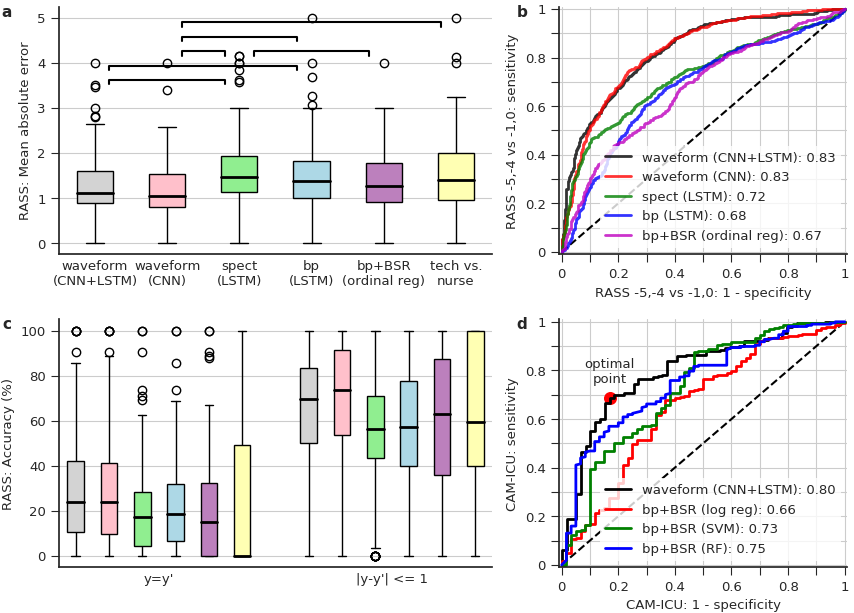

The Python source for this figure:
import os
import pickle
import sys
import numpy as np
import pandas as pd
from scipy.stats import *
from scipy.interpolate import InterpolatedUnivariateSpline as interp1d
from scipy.optimize import minimize
from sklearn.utils.class_weight import compute_class_weight
from sklearn.metrics import roc_auc_score, roc_curve, cohen_kappa_score, confusion_matrix, balanced_accuracy_score
from sklearn.calibration import calibration_curve, CalibratedClassifierCV
from kw_dunn import kw_dunn
import matplotlib.pyplot as plt
from matplotlib import cm
import matplotlib
matplotlib.rc('pdf', fonttype=42)
matplotlib.rc('font', **{'size': 9.5})
import matplotlib.gridspec as gridspec
import seaborn
seaborn.set_style('ticks')


def report_performance(y, yp, patients, prefix='', Nbt=1000, random_state=None):
    np.random.seed(random_state)
    
    ndim = yp.ndim
    if ndim==2:
        yp2d = yp
        yp = np.argmax(yp, axis=1)
    
    y = y.astype(int)
    cw = compute_class_weight('balanced', [0,1,2,3,4,5], y)
    ww = cw[y]
    
    unique_patients = np.unique(patients)
    diff = np.abs(y-yp)
    maes = np.array([np.sum(diff[patients==upt]*ww[patients==upt])/ww[patients==upt].sum() for upt in unique_patients])
    acc0s = np.array([np.sum((diff[patients==upt]==0)*ww[patients==upt])/ww[patients==upt].sum() for upt in unique_patients])
    acc1s = np.array([np.sum((diff[patients==upt]<=1)*ww[patients==upt])/ww[patients==upt].sum() for upt in unique_patients])
    acc2s = np.array([np.sum((diff[patients==upt]<=2)*ww[patients==upt])/ww[patients==upt].sum() for upt in unique_patients])
    
    kappa6 = cohen_kappa_score(y, yp)
    kappa6_bt = []
    for bti in range(Nbt):
        btids = np.random.choice(len(y), len(y), replace=True)
        kappa6_bt.append(cohen_kappa_score(y[btids], yp[btids]))
        
    mapping = {0:0,1:0,2:1,3:1,4:2,5:2}
    y3 = np.array([mapping[i] for i in y if i in mapping])
    yp3 = np.array([mapping[i] for i in yp if i in mapping])
    kappa3 = cohen_kappa_score(y3, yp3)
    kappa3_bt = []
    for bti in range(Nbt):
        btids = np.random.choice(len(y3), len(y3), replace=True)
        kappa3_bt.append(cohen_kappa_score(y3[btids], yp3[btids]))
    
    print('%s MAE %.3f, acc0 %.3f, acc1 %.3f, acc2 %.3f, kappa6 %.3f, kappa3 %.3f'%(prefix, np.median(maes), np.median(acc0s), np.median(acc1s), np.median(acc2s), kappa6, kappa3))
    #print(pearsonr(y,yp), spearmanr(y,yp))
    return maes, acc0s, acc1s, acc2s, kappa6, kappa6_bt, kappa3, kappa3_bt
    

def bootstrap_ROC(y, yp, Nbt=1000, alpha=0.05, return_interval=True, random_state=None):
    auc = roc_auc_score(y, yp) 
    fpr, tpr, _ = roc_curve(y, yp)
    fpr2 = np.sort(np.unique(fpr))
    
    tprs = []
    aucs = []
    if random_state is not None:
        np.random.seed(random_state)
    for _ in range(Nbt):
        bt_ids = np.random.choice(len(y), len(y), replace=True)
        y_bt = y[bt_ids]
        yp_bt = yp[bt_ids]

        xx, yy, _ = roc_curve(y_bt, yp_bt)
        xx_unique = np.sort(np.unique(xx))
        yy = np.array([yy[xx==xxx].mean() for xxx in xx_unique])
        xx = xx_unique
        foo = interp1d(xx, yy, k=3)#, kind='cubic')
        tprs.append(foo(fpr2))

        aa = roc_auc_score(y_bt, yp_bt)
        aucs.append(aa)
        
    fpr, tpr, tt = roc_curve(y, yp)
    
    tprs = np.array(tprs)
    aucs = np.array(aucs)
    if return_interval:
        auc_CI = np.percentile(aucs, (alpha*100/2., 100-alpha*100/2.))
        tpr_CI = np.percentile(tprs, (alpha*100/2., 100-alpha*100/2.), axis=0)
    else:
        auc_CI = aucs
        tpr_CI = tprs
    return auc, auc_CI, fpr, tpr, tt, fpr2, tpr_CI


def get_best_operation_point(y, yp, method):
    # Unal, I., 2017.
    # Defining an optimal cut-point value in roc analysis: an alternative approach.
    # Computational and mathematical methods in medicine, 2017.
    fpr, tpr, tt = roc_curve(y, yp)
    
    if method.lower().startswith('se') or method.lower().startswith('sp'):
        #fpr_unique = np.sort(np.unique(fpr))
        #tpr_unique = np.array([tpr[fpr==x].mean() for x in fpr_unique])
        #foo = interp1d(tpr_unique, fpr_unique, kind='cubic')
        if method.lower().startswith('se'):
            tpr_best_ = float(method[2:])
            tpr_best = tpr_best_
            #fpr_best = foo(tpr_best)
            best_i = np.where(np.abs(tpr-tpr_best_)<=np.min(np.abs(tpr-tpr_best_)))[0] # possible to have multiple min
            best_i = best_i[np.argmin(fpr[best_i])]
        else:
            fpr_best_ = 1-float(method[2:])
            fpr_best = fpr_best_
            #tpr_best = foo(fpr_best)
            best_i = np.where(np.abs(fpr-fpr_best_)<=np.min(np.abs(fpr-fpr_best_)))[0] # possible to have multiple min
            best_i = best_i[np.argmax(tpr[best_i])]
    elif method=='chi2':
        chi2s = []
        N = len(y)
        ids = []
        for i in range(len(tt)):
            #se = tpr[i]
            #sp = 1-fpr[i]
            s = np.sum((y==0)&(yp<=tt[i]))
            r = np.sum((y==0)&(yp>tt[i]))
            u = np.sum((y==1)&(yp<=tt[i]))
            v = np.sum((y==1)&(yp>tt[i]))
            if s+r==0 or u+v==0 or s+u==0 or r+v==0:
                continue
            chi2 = 1.*N*(s*v-u*r)**2 / (s+r) / (u+v) / (s+u) / (r+v)
            ids.append(i)
            chi2s.append(chi2)
        best_i = np.array(ids)[np.argmax(chi2s)]
    elif method=='Youden':
        best_i = np.argmax(tpr-fpr)
    elif method=='closest01':
        best_i = np.argmin((1-tpr)**2+fpr**2)
    elif method=='CZ':
        best_i = np.argmax(tpr*(1-fpr))
    elif method=='IU':
        auc = roc_auc_score(y, yp)
        best_i = np.argmin(np.abs(tpr-auc) + np.abs(1-fpr-auc))
    else:
        raise NotImplementedError('Unknown method %s'%method)
        
    return fpr[best_i], tpr[best_i], tt[best_i], best_i
        

def pearsonr_CI(x, y, alpha=0.05):
    ''' calculate Pearson correlation along with the confidence interval using scipy and numpy
    Parameters
    ----------
    x, y : iterable object such as a list or np.array
      Input for correlation calculation
    alpha : float
      Significance level. 0.05 by default
    Returns
    -------
    r : float
      Pearson's correlation coefficient
    pval : float
      The corresponding p value
    lo, hi : float
      The lower and upper bound of confidence intervals
    '''
    r, p = pearsonr(x,y)
    r_z = np.arctanh(r)
    se = 1/np.sqrt(x.size-3)
    z = norm.ppf(1-alpha/2)
    lo_z, hi_z = r_z-z*se, r_z+z*se
    lo, hi = np.tanh((lo_z, hi_z))
    return r, p, lo, hi



    
if __name__=='__main__':
    if len(sys.argv)>=2:
        if 'pdf' in sys.argv[1].lower():
            display_type = 'pdf'
        elif 'png' in sys.argv[1].lower():
            display_type = 'png'
        else:
            display_type = 'show'
    else:
        raise SystemExit('python %s show/png/pdf'%__file__)

    random_state = 2019
    types = ['waveform\n(CNN+LSTM)', 'waveform\n(CNN)', 'spect\n(LSTM)', 'bp\n(LSTM)', 'bp+BSR\n(ordinal reg)', 'tech vs.\nnurse']
    key2path = {'waveform\n(CNN+LSTM)':'../RASS_prediction/results',
                'waveform\n(CNN)': '../RASS_prediction/results',
                'spect\n(LSTM)': '../RASS_prediction/results_spect',
                'bp\n(LSTM)': '../RASS_prediction/results_bandpower',
                'bp+BSR\n(ordinal reg)': '../RASS_prediction/results_baselinemodel/results_rass.pickle',
                'tech vs.\nnurse': 'IRR.pickle'}
    ntypes = len(types)
    
    y = {}
    yp = {}
    patients = {}
    maes = {}
    acc0s = {}
    acc1s = {}
    acc2s = {}
    for type_ in types:
        result_path = key2path[type_]

        if type_=='bp+BSR\n(ordinal reg)':
            with open(result_path, 'rb') as ff:
                ys_rass, yps_rass, patients_rass = pickle.load(ff)
            clf = 'ordinal_regression'
            this_y = np.array(ys_rass[clf])
            this_yp = np.array(yps_rass[clf])
            this_patients = np.array(patients_rass[clf])

        elif type_=='tech vs.\nnurse':
    
            # load tech performance

            with open(result_path, 'rb') as ff:
                ynurses, yresearchers, time_diffs, patients_, researchers = pickle.load(ff)
            this_y = np.concatenate([ynurses[r] for r in researchers])
            this_yp = np.concatenate([yresearchers[r] for r in researchers])
            this_patients = np.concatenate([patients_[r] for r in researchers])
            
            ids = np.in1d(this_y, [-5,-4,-3,-2,-1,0])&np.in1d(this_yp, [-5,-4,-3,-2,-1,0])
            this_y = this_y[ids]+5
            this_yp = this_yp[ids]+5
            this_patients = this_patients[ids]
        else:
            result_folds = sorted(filter(lambda x:x.startswith('results_RASS_fold') and x.endswith('.pickle'), os.listdir(result_path)), key=lambda x:int(x[17:-7]))
            this_y = []
            this_yp = []
            this_yp_cnn = []
            this_patients = []
            for result_file in result_folds:
                with open(os.path.join(result_path, result_file), 'rb') as ff:
                    res = pickle.load(ff)
                this_patients.extend(res['te']['patients'])
                this_y.extend(res['te']['y'])
                if type_=='waveform\n(CNN)':
                    this_yp_cnn.extend(res['ypte_avg_cnn'])
                else:
                    this_yp.extend(res['ypte_avg'])
            
        patients[type_] = np.array(this_patients)
        y[type_] = np.array(this_y)
        if type_=='waveform\n(CNN)':
            yp[type_] = np.array(this_yp_cnn)
        else:
            yp[type_] = np.array(this_yp)
        maes[type_], acc0s[type_], acc1s[type_], acc2s[type_], _,_,_,_ = report_performance(y[type_], yp[type_], patients[type_], prefix=type_, Nbt=0, random_state=random_state)
        
        
    panel_xoffset = -0.11
    panel_yoffset = 1.01
    colors = 'krgbm'
    cmap = cm.get_cmap('Set3')
    colors2 = ['lightgray', 'pink', 'lightgreen', 'lightblue'] + [cmap(0.8), cmap(0.1)]
    medianprops = dict(linewidth=2, color='k')
    figsize = (8.8, 6.4)
    plt.close()
    if display_type=='pdf':
        fig=plt.figure(figsize=figsize,dpi=600)
    else:
        fig=plt.figure(figsize=figsize)
    gs = gridspec.GridSpec(2,2, width_ratios=[3,2])

    # RASS MAE
    ax = fig.add_subplot(gs[0,0])
    bp = ax.boxplot([maes[type_] for type_ in types], labels=types, medianprops=medianprops, patch_artist=True)
    for patch, cc in zip(bp['boxes'], colors2):
        patch.set_facecolor(cc)
    H, p_omnibus, Z_pairs, p_corrected, reject = kw_dunn([maes[type_] for type_ in types])
    # plot significance stars
    xoffset = 0.2
    yoffset = 0.32
    cc = 0
    cc2 = 0
    yorder = np.arange(100)
    x1s = []
    x2s = []
    ys = []
    print('\nRASS MAE')
    print(p_corrected)
    for i in range(ntypes):
        for j in range(i+1,ntypes):
            if reject[cc]:
                print('%s %s %s (p = %f)'%(types[i].replace('\n',' '), '>' if np.median(maes[types[i]])>np.median(maes[types[j]]) else '<', types[j].replace('\n',' '), p_corrected[cc]))
                x1s.append(i+1)
                x2s.append(j+1)
                ys.append(yorder[cc2])
                cc2 += 1
            cc += 1
    ys[-1] = ys[2]
    for i, j, yo in zip(x1s, x2s, ys):
        ax.plot([i+xoffset]*2+[j-xoffset]*2, np.array([3.2,3.3,3.3,3.2])+yo*yoffset+yoffset, c='k')
        #ax.text((i+j)/2., 3.3+yo*yoffset+yoffset, '*', ha='center', va='bottom', weight='bold')#fontsize=16)
    ax.tick_params(axis='x', which='both', length=0)
    ax.set_ylabel('RASS: Mean absolute error')
    ax.yaxis.grid(True)
    ax.text(panel_xoffset,panel_yoffset,'a',ha='right',va='top',transform=ax.transAxes,fontsize=11, fontweight='bold')
    seaborn.despine(ax=ax)

    # RASS AUC
    
    auc_CIs = {}
    for i, type_ in enumerate(types[:-1]):
        ids = np.in1d(y[type_], [0,1,4,5])
        yy = (y[type_][ids]>2).astype(float)
        #yyp = yp[type_][ids][:,-2:].sum(axis=1)
        yyp = yp[type_][ids][:,-2:].sum(axis=1)/(yp[type_][ids][:,:2].sum(axis=1)+yp[type_][ids][:,-2:].sum(axis=1))
        auc, auc_CI, fpr, tpr, tt, fpr_CI, tpr_CI = bootstrap_ROC(yy, yyp, return_interval=False, random_state=random_state+i)
        auc_CIs[type_] = auc_CI
    H, p_omnibus, Z_pairs, p_corrected, reject = kw_dunn([auc_CIs[type_] for type_ in types[:-1]])
    cc = 0
    print('\nRASS AUC')
    print(p_corrected)
    for i in range(ntypes-1):
        for j in range(i+1,ntypes-1):
            if reject[cc]:
                print('%s %s %s (p = %f)'%(types[i].replace('\n',' '), '>' if np.median(auc_CIs[types[i]])>np.median(auc_CIs[types[j]]) else '<', types[j].replace('\n',' '), p_corrected[cc]))
            cc += 1
            
    ticks = np.arange(0,1.1,0.1)
    ticklabels = ['0','','0.2','','0.4','','0.6','','0.8','','1']
    random_state = 2018
    ax = fig.add_subplot(gs[0,1])
    ax.plot([0,1], [0,1], 'k--')
    for i, type_ in enumerate(types):
        if type_=='tech vs.\nnurse':
            continue
        ids = np.in1d(y[type_], [0,1,4,5])
        yy = (y[type_][ids]>2).astype(float)
        #yyp = yp[type_][ids][:,-2:].sum(axis=1)
        yyp = yp[type_][ids][:,-2:].sum(axis=1)/(yp[type_][ids][:,:2].sum(axis=1)+yp[type_][ids][:,-2:].sum(axis=1))
        fpr, tpr, _ = roc_curve(yy, yyp)
        auc = roc_auc_score(yy, yyp)
        ax.plot(fpr, tpr, c=colors[i], lw=2, alpha=0.8, label='%s: %.2f'%(type_.replace('\n',' '), auc))
        #print(type_, auc, auc_CI)
    ax.legend(loc='lower right', facecolor='w', edgecolor='none', frameon=True, framealpha=0.8)
    ax.grid(True)
    ax.set_xlim([-0.01, 1.01])
    ax.set_ylim([-0.01, 1.01])
    ax.set_xlabel('RASS -5,-4 vs -1,0: 1 - specificity')
    ax.set_ylabel('RASS -5,-4 vs -1,0: sensitivity')
    ax.text(panel_xoffset,panel_yoffset,'b',ha='right',va='top',transform=ax.transAxes,fontsize=11, fontweight='bold')
    ax.set_yticks(ticks)
    ax.set_yticklabels(ticklabels)
    ax.set_xticks(ticks)
    ax.set_xticklabels(ticklabels)
    seaborn.despine(ax=ax)

    # RASS acc
    tols = [0,1]#,2]
    ax = fig.add_subplot(gs[1,0])
    xpos = np.concatenate([np.arange(ntypes)+(ntypes+1)*tt for tt in tols])
    accs = []
    for tt in tols:
        if tt==0:
            accs_ = acc0s
        elif tt==1:
            accs_ = acc1s
        elif tt==2:
            accs_ = acc2s
        H, p_omnibus, Z_pairs, p_corrected, reject = kw_dunn([accs_[type_] for type_ in types])
        cc = 0
        print('\nRASS Acc%d'%tt)
        print(p_corrected)
        for i in range(ntypes):
            for j in range(i+1,ntypes):
                if reject[cc]:
                    print('%s %s %s (p = %f)'%(types[i].replace('\n',' '), '>' if np.median(accs_[types[i]])>np.median(accs_[types[j]]) else '<', types[j].replace('\n',' '), p_corrected[cc]))
                cc += 1
        for type_ in types:
            accs.append(accs_[type_]*100.)
    print([np.median(acc) for acc in accs])
    bp = ax.boxplot(accs, positions=xpos, medianprops=medianprops, patch_artist=True)
    for i, patch in enumerate(bp['boxes']):
        patch.set_facecolor(colors2[i%ntypes])
    xticks = np.concatenate([[(ntypes-1)/2.+(ntypes+1)*tt] for tt in tols])
    xticklabels = ['y=y\'' if tt==0 else '|y-y\'| <= %d'%tt for tt in tols]
    ax.set_xticks(xticks)
    ax.set_xticklabels(xticklabels)
    ax.tick_params(axis='x', which='both', length=0)
    ax.set_ylabel('RASS: Accuracy (%)')
    ax.yaxis.grid(True)
    ax.set_ylim([-5,105])
    ax.text(panel_xoffset,panel_yoffset,'c',ha='right',va='top',transform=ax.transAxes,fontsize=11, fontweight='bold')
    seaborn.despine(ax=ax)

    # CAM-ICU AUC
    ax = fig.add_subplot(gs[1,1])
    ax.plot([0,1], [0,1], 'k--')

    types = ['CNN+LSTM', 'logistic_regression', 'svm', 'rf']
    ntypes = len(types)
    types_txt = ['waveform (CNN+LSTM)', 'bp+BSR (log reg)', 'bp+BSR (SVM)', 'bp+BSR (RF)']
    with open('../RASS_prediction/results_baselinemodel/results_camicu.pickle', 'rb') as ff:
        res_baseline = pickle.load(ff)
                
    n_fix_layer = 5
    
    auc_CIs = []
    for i, type_ in enumerate(types):
        if type_=='CNN+LSTM':
            y = []
            yp = []
            for jj in range(10):
                file_path = '../CAMICU_prediction/results/results_CAMICU_fold %d_nfix%d.pickle'%(jj+1,n_fix_layer)
                with open(file_path, 'rb') as ff:
                    res = pickle.load(ff)
                y.extend(res['te']['y'][:,-1])
                yp.extend(res['ypte_avg'])
            y = np.array(y)
            yp = np.array(yp)

            auc, auc_CI, fpr, tpr, tt, fpr_CI, tpr_CI = bootstrap_ROC(y, yp, return_interval=False, random_state=random_state+i)
            auc_CIs.append(auc_CI)
            sens = []
            spes = []
            thres = []
            methods = ['se0.6', 'se0.7', 'se0.8', 'se0.9',
                       'sp0.6', 'sp0.7', 'sp0.8', 'sp0.9',
                       'chi2', 'Youden', 'CZ']#, 'IU', 'closest01'
            for method in methods:
                fpr_best, tpr_best, thres_best, best_i = get_best_operation_point(y, yp, method)
                sens.append(tpr_best)
                spes.append(1-fpr_best)
                thres.append(thres_best)
            perf_table = pd.DataFrame(data={'tols': thres, 'Sensitivity':sens, 'Specificity': spes}, index=methods)
            perf_table = perf_table[['tols', 'Sensitivity', 'Specificity']]
            perf_table.to_csv('delirium_operation_points.csv', sep=',', index=True)
            print(perf_table)

            markers = 'o*s^v'
            ids = list(range(len(perf_table)-1, len(perf_table)))
            #ax.fill_between(fpr_CI, tpr_CI[0], tpr_CI[1], color=colors[i], alpha=0.3)
            for i in range(len(ids)):
                ax.text(1-perf_table.loc[methods[ids[i]], 'Specificity'], perf_table.loc[methods[ids[i]], 'Sensitivity']+0.05,
                        'optimal\npoint', ha='center', va='bottom')
                ax.scatter([1-perf_table.loc[methods[ids[i]], 'Specificity']], [perf_table.loc[methods[ids[i]], 'Sensitivity']],
                           c='r', s=70, marker=markers[i])#, label='optimal point')#methods[ids[i]])
            ax.plot(fpr, tpr, lw=2, c=colors[i], label='%s: %.2f'%(types_txt[i], auc))#, auc_CI[0], auc_CI[1]))
        else:
            y = res_baseline[0][type_]
            yp = res_baseline[1][type_]
            auc, auc_CI, fpr, tpr, tt, fpr_CI, tpr_CI = bootstrap_ROC(y, yp, return_interval=False, random_state=random_state+i)
            auc_CIs.append(auc_CI)
            ax.plot(fpr, tpr, lw=2, c=colors[i], label='%s: %.2f'%(types_txt[i], auc))#, auc_CI[0], auc_CI[1]))
            
    print('\nCAM-ICU AUC')
    H, p_omnibus, Z_pairs, p_corrected, reject = kw_dunn(auc_CIs)
    print(p_corrected)
    cc = 0
    for i in range(ntypes):
        for j in range(i+1,ntypes):
            if reject[cc]:
                print('%s %s %s (p = %f)'%(types[i].replace('\n',' '), '>' if np.median(auc_CIs[i])>np.median(auc_CIs[j]) else '<', types[j].replace('\n',' '), p_corrected[cc]))
            cc += 1
            
    ax.legend(loc='lower right', facecolor='w', edgecolor='none', frameon=True, framealpha=0.8)
    ax.set_xlabel('CAM-ICU: 1 - specificity')
    ax.set_ylabel('CAM-ICU: sensitivity')
    ax.grid(True)
    ax.set_xlim([-0.01, 1.01])
    ax.set_ylim([-0.01, 1.01])
    ax.text(panel_xoffset,panel_yoffset,'d',ha='right',va='top',transform=ax.transAxes,fontsize=11, fontweight='bold')
    ax.set_yticks(ticks)
    ax.set_yticklabels(ticklabels)
    ax.set_xticks(ticks)
    ax.set_xticklabels(ticklabels)
    seaborn.despine(ax=ax)

    plt.tight_layout()
    if display_type=='pdf':
        plt.savefig('figure1_performance.pdf',dpi=600,bbox_inches='tight',pad_inches=0.01)
    elif display_type=='png':
        plt.savefig('figure1_performance.png',bbox_inches='tight',pad_inches=0.01)
    else:
        plt.show()

